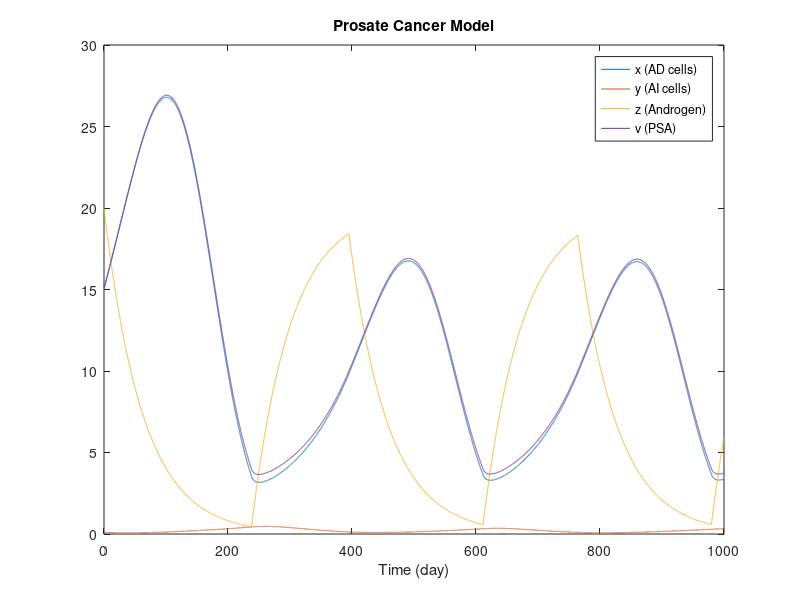

This chart was generated by the following MATLAB code:

function [out] = prostate ()

         global alphax; 
         global alphay;  
         global betax; 
         global betay;   
         global k1;   
         global k2;
         global k3;
         global k4;
         global m1;
         global z0;
         global t;
         global r1;
         global r0;

         global c1;
         global c2;
         global c3;
         
         global scale;
         global u;
  

         alphax = 0.0204; 
         alphay = 0.0242;  
         betax = 0.0076; 
         betay = 0.0168;   
         k1 = 0.0;   
         k2 = 2.0;
         k3 = 8.0;
         k4 = 0.5;
         m1 = 0.00005;
         z0 = 20.0; % init
         t = 62.5;
         r1 = 10.0;
         r0 = 4.0;

         c1 = 0.0;
         c2 = 0.0;
         c3 = 0.0;
         
         scale = 50.0;
         u = 1.0;
         % d	1.0	// Hypothesis (i) 1.0; (ii) (1 - ((1 - (betay / alphay)) * (z / z0))) (iii) (1 - (z / z0))
         
                  
         xt1     = [];
         yt1     = [];
         zt1     = [];
         ut1     = [];

      
         x = 15.0;
         y = 0.1;
         z = z0;
         v = x + y;

         for i=1:20000   
             [x,y,z,v] = nextStepNonlinear (x,y,z,v, 0.001);
             xt1(i) =    x;
             yt1(i) =    y;
             zt1(i) =    z;
             vt1(i) =    v;     
         end
         
         ph = plot(linspace(0,1000, 20000), [xt1; yt1; zt1; vt1]);
         legend('x (AD cells)', 'y (AI cells)', 'z (Androgen)','v (PSA)');
         %ph = plot(linspace(0,400, 8000), [vt1]);
         %legend('v');
         xlabel('Time (day)');
         title ('Prosate Cancer Model');
end


function [x,y,z,v] = nextStepNonlinear (x,y,z,v, dt)
         global alphax; 
         global alphay;  
         global betax; 
         global betay;   
         global k1;   
         global k2;
         global k3;
         global k4;
         global m1;
         global z0;
         global t;
         global r1;
         global r0;

         global c1;
         global c2;
         global c3;
         
         global scale;
         global u;

         Gx = ((alphax * (k1 + ((1.0 - k1) * (z / (z + k2))))) - (betax * (k3 + (1 - k3) * (z / (z + k4)))));
         %Gy = ((alphay * (1.0 - (1.0 * (z / z0)))) - betay);
         %Gy = ((alphay * (1.0 - ((1 - ((1 - (betay / alphay)) * (z / z0))) * (z / z0)))) - betay);
         Gy = ((alphay * (1.0 - ( 1.0 * (z / z0)))) - betay);
         Mxy = (m1 * (1.0 - (z / z0)));
         
         % on-treatment
         if v >= r1 && (((((Gx - Mxy) * x) + c1 * x) + (((Mxy * x) + Gy * y ) + c2 * y)) > 0)
              u = 1;
         % off-treatment     
         elseif v < r0 && (((((Gx - Mxy) * x) + c1 * x) + (((Mxy * x) + Gy * y ) + c2 * y)) < 0)
              u = 0;
         end
         
         
         x = x + scale * (((Gx - Mxy) * x) + c1 * x)*dt;     
         y = y + scale * (((Mxy * x) + Gy * y ) + c2 * y)*dt;
         z = z + scale * (((z0 * (1 - u) - z) / t) + c3 * z)*dt;
         v = v + scale * ((((Gx - Mxy) * x) + c1 * x) + (((Mxy * x) + Gy * y ) + c2 * y))*dt;                   
end


